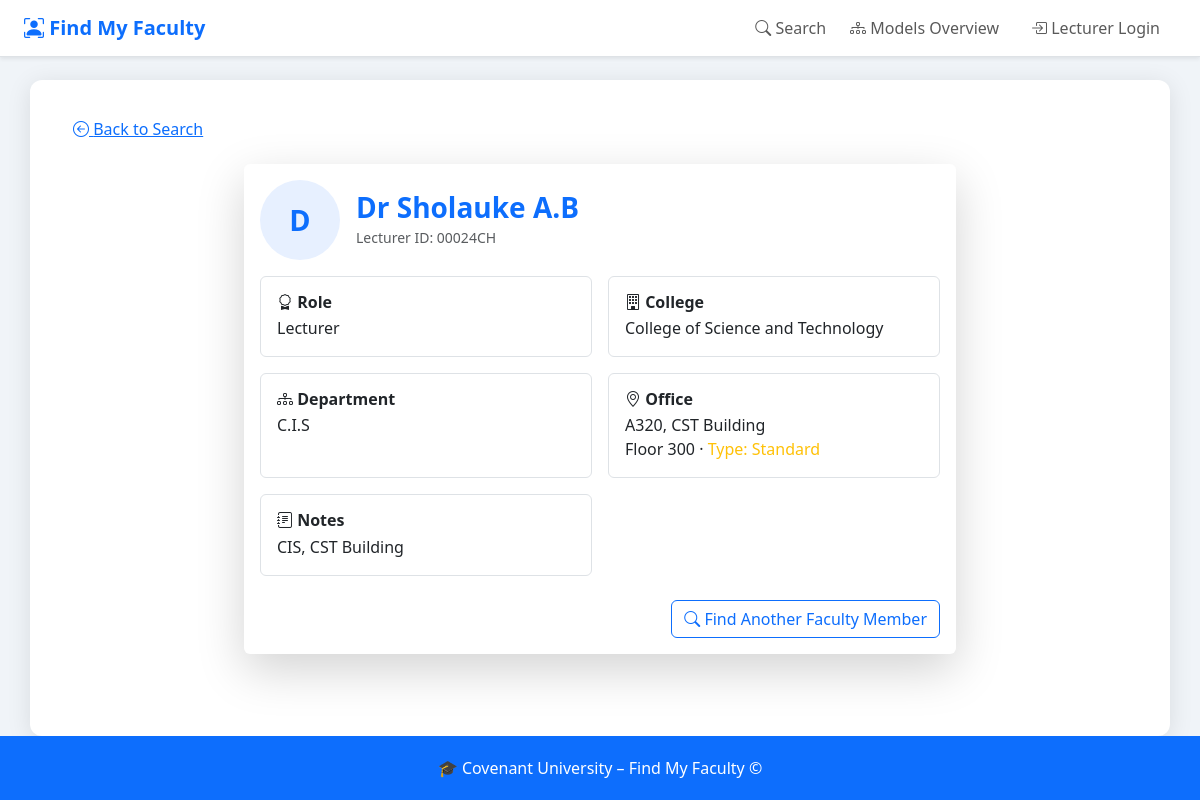
Screenshot of /lecturer/00024CH/ with the database file from the repository.
### find_my_lecturer_app/models.py (models this page shows, shortened)
class Lecturer(models.Model):
    ROLE_LECTURER = "LECTURER"
    ROLE_HOD = "HOD"  # kept for quick filtering; actual role linkage is via *HODLecturer*
    ROLE_SECRETARY = "SECRETARY"  # idem
    ROLE_CHOICES = [
        (ROLE_LECTURER, "Lecturer"),
        (ROLE_HOD, "Head of Department"),
        (ROLE_SECRETARY, "Secretary"),
    ]
    user = models.OneToOneField(
        settings.AUTH_USER_MODEL,
        on_delete=models.CASCADE,
        related_name="lecturer_profile",
        null=True,
        blank=True,
    )
    lecturer_id = models.CharField(primary_key=True, max_length=8)
    full_name = models.CharField(max_length=120)
    office = models.ForeignKey(
        Office,
        on_delete=models.SET_NULL,
        null=True,
        blank=True,
        related_name="lecturers",
    )
    department = models.ForeignKey(
        Department,
        on_delete=models.SET_NULL,
        null=True,
        blank=True,
        related_name="lecturers",
    )
    role = models.CharField(max_length=10, choices=ROLE_CHOICES)
    notes = models.TextField(blank=True)
    class Meta:
        db_table = "Lecturer"

class College(models.Model):
    college_id = models.CharField(primary_key=True, max_length=8)
    name = models.CharField(max_length=100)
    class Meta:
        db_table = "College"

class Department(models.Model):
    department_id = models.CharField(primary_key=True, max_length=8)
    name = models.CharField(max_length=100)
    college = models.ForeignKey(
        College,
        on_delete=models.PROTECT,
        related_name="departments",
    )
    hod = models.ForeignKey(
        "HODLecturer",
        on_delete=models.SET_NULL,
        null=True,
        blank=True,
        related_name="departments",
    )
    secretary = models.ForeignKey(
        "SecretaryLecturer",
        on_delete=models.SET_NULL,
        null=True,
        blank=True,
        related_name="departments",
    )
    class Meta:
        db_table = "Department"

class Office(models.Model):
    TYPE_STANDARD = "STANDARD"
    TYPE_CUBICLE = "CUBICLE"
    TYPE_LAB = "LABORATORY"
    TYPE_CHOICES = [
        (TYPE_STANDARD, "Standard"),
        (TYPE_CUBICLE, "Cubicle"),
        (TYPE_LAB, "Laboratory"),
    ]
    office_id = models.CharField(primary_key=True, max_length=8)
    office_number = models.CharField(max_length=50)
    location = models.CharField(max_length=100)
    floor = models.PositiveSmallIntegerField()
    type = models.CharField(max_length=20, choices=TYPE_CHOICES)
    class Meta:
        db_table = "Office"

### find_my_lecturer_app/views.py (the view)
# urls.py: path("lecturer/<str:lecturer_id>/", views.LecturerDetailView.as_view(), name="lecturer-detail"),
class LecturerDetailView(DetailView):
    model = Lecturer
    template_name = "find_my_lecturer_app/lecturer_detail.html"
    context_object_name = "lecturer"
    pk_url_kwarg = "lecturer_id"
    def get_queryset(self):
        return super().get_queryset().select_related("office", "department", "department__college")
    def get_context_data(self, **kwargs):
        context = super().get_context_data(**kwargs)
        lecturer = self.object
        context["office"] = lecturer.office
        context["department"] = lecturer.department
        context["college"] = lecturer.department.college if lecturer.department else None
        try:
            context["is_hod"] = hasattr(lecturer, "hod_record")
            context["hod_id"] = lecturer.hod_record.hod_id if context["is_hod"] else None
        except:
            context["is_hod"] = False
        try:
            context["is_secretary"] = hasattr(lecturer, "secretary_record")
            context["secretary_id"] = lecturer.secretary_record.secretary_id if context["is_secretary"] else None
        except:
            context["is_secretary"] = False
        return context

### find_my_lecturer_app/templates/find_my_lecturer_app/lecturer_detail.html (shortened to what this page needs)
{% extends "find_my_lecturer_app/base.html" %}
{% load humanize %}
{% block content %}
<a href="{% url 'find_my_lecturer_app:lecturer-search' %}" class="btn btn-link mb-3">
  <i class="bi bi-arrow-left-circle"></i> Back to Search
</a>
<div class="row justify-content-center">
  <div class="col-lg-8">
    <div class="card shadow-lg border-0">
      <div class="card-body">
        <div class="d-flex align-items-center mb-2">
          <div class="me-3">
            <div
              class="d-flex justify-content-center align-items-center rounded-circle"
              style="width:80px;height:80px;background:#e7f0ff;color:#0d6efd;font-size:1.8rem;font-weight:600;"
            >
              {{ lecturer.full_name|default_if_none:"?"|slice:1|upper }}
            </div>
          </div>
          <div>
            <h3 class="mb-0 fw-bold text-primary">{{ lecturer.full_name }}</h3>
            <small class="text-muted">Lecturer&nbsp;ID: {{ lecturer.lecturer_id }}</small>
          </div>
        </div>
        <div class="row g-3 mb-4">
          <div class="col-md-6">
            <div class="border rounded p-3 h-100">
              <h6 class="fw-bold mb-1"><i class="bi bi-award"></i> Role</h6>
              <p class="mb-0">{{ lecturer.get_role_display }}</p>
            </div>
          </div>
          <div class="col-md-6">
            <div class="border rounded p-3 h-100">
              <h6 class="fw-bold mb-1"><i class="bi bi-building"></i> College</h6>
              <p class="mb-0">{{ college.name }}</p>
            </div>
          </div>
          <div class="col-md-6">
            <div class="border rounded p-3 h-100">
              <h6 class="fw-bold mb-1"><i class="bi bi-diagram-3"></i> Department</h6>
              <p class="mb-0">{{ department.name }}</p>
            </div>
          </div>
          <div class="col-md-6">
            <div class="border rounded p-3 h-100">
              <h6 class="fw-bold mb-1"><i class="bi bi-geo-alt"></i> Office</h6>
              {% if office %}
                <p class="mb-0">
                  {{ office.office_number }}, {{ office.location }}<br>
                  Floor&nbsp;{{ office.floor }} &middot; <span class="text-warning">Type: {{ office.get_type_display }}</span>
                </p>
              {% else %}
                <p class="text-muted mb-0"><em>No office assigned</em></p>
              {% endif %}
            </div>
          </div>
          <div class="col-md-6">
            <div class="border rounded p-3 h-100">
              <h6 class="fw-bold mb-1"><i class="bi bi-journal-text"></i> Notes</h6>
              {% if lecturer.notes %}
                <p class="mb-0">{{ lecturer.notes }}</p>
              {% else %}
                <p class="text-muted mb-0"><em>No additional notes</em></p>
              {% endif %}
            </div>
          </div>
        </div>
        <div class="d-flex justify-content-end">
          <a href="{% url 'find_my_lecturer_app:lecturer-search' %}" class="btn btn-outline-primary">
            <i class="bi bi-search"></i> Find Another Faculty Member
          </a>
        </div>
      </div>
    </div>
  </div>
</div>
{% endblock %}

### find_my_lecturer_app/templates/find_my_lecturer_app/base.html (style rules this page uses)
html, body { height: 100%; margin: 0; }
body { display: flex; flex-direction: column; background-color: #f0f4f8; font-family: 'Segoe UI', Tahoma, Geneva, Verdana, sans-serif; }

### rows the page displays
Lecturer: full_name "D", full_name "Dr Sholauke A.B", lecturer_id "00024CH", role "Lecturer", notes "CIS, CST Building"
College: name "College of Science and Technology"
Department: name "C.I.S"
Office: office_number "A320", location "CST Building", floor "300", type "Standard"
